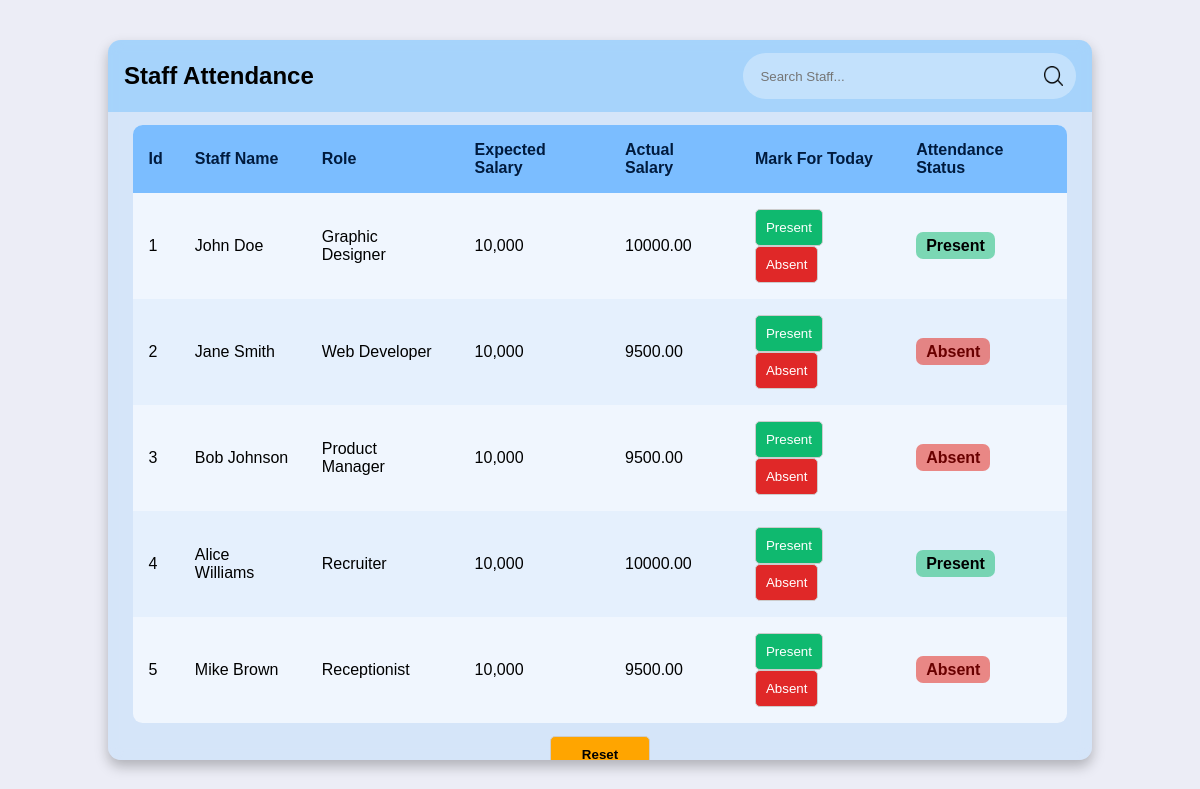
The page / on the database its author committed.
### tables this page shows
CREATE TABLE `staff` (
  `id` int(11) NOT NULL,
  `name` varchar(255) NOT NULL,
  `pay` decimal(10,2) NOT NULL,
  `role` text NOT NULL,
  `present` int(11) DEFAULT NULL,
  `yesterday` int(11) DEFAULT NULL,
  `today` int(11) DEFAULT NULL,
  `date` date NOT NULL DEFAULT current_timestamp()
);

### index.php (the view, shortened to what this page needs)
<?php
include './connection.php';
$sql = "SELECT id, name, role, pay, present FROM staff";
$stmt = $conn->prepare($sql);
$stmt->execute();
$stmt->bind_result($id, $name, $role, $pay, $present);
?>
<!DOCTYPE html>
<html>
<head>
    <link rel="stylesheet" href="style.css">
</head>
<body>
    <main class="table">
        <section class="table__header">
            <h1>Staff Attendance</h1>
            <div class="input-group">
                <input type="search" placeholder="Search Staff...">
                <img src="images/search.png" alt="">
            </div>
        </section>
        <section class="table__body">
            <table>
                <thead>
                    <tr>
                        <th> Id</th>
                        <th> Staff Name</th>
                        <th> Role</th>
                        <th> Expected Salary </th>
                        <th> Actual Salary  </th>
                        <th> Mark for today </th>
                        <th> Attendance Status </th>
                    </tr>
                </thead>
                <tbody>
                    <?php
                    while ($stmt->fetch()) {
                        echo "<tr>";
                        echo "<td>" . $id . "</td>";
                        echo "<td>" . $name . "</td>";
                        echo "<td>" . $role . "</td>";
                        echo "<td>10,000</td>";
                        echo "<td>" . $pay . "</td>";
                        echo "<td>
                                <button onclick='present(" . $id . ")' class='btn prt'>Present</button>
                                <button onclick='absent(" . $id . ")' class='btn abt'>Absent</button>
                            </td>";
                        echo "<td>";
                        echo $present == '1' ? '<b class="success">Present</b>' : ($present == '0' ? '<b class="error">Absent</b>' : 'Not marked for today');
                        echo "</td>";
                        echo "</tr>";
                    }
                    ?>
                </tbody>
            </table>
        </section>
        <div style="text-align: center;">
            <button class="btn" style="text-align: center; width: 100px; background: orange; font-weight: bold" onclick="resetData()">Reset</button>
        </div>
    </main>
</body>
</html>

### style.css (style rules this page uses)
* { margin: 0; padding: 0; box-sizing: border-box; font-family: sans-serif; }
body { min-height: 100vh; background: #ecedf6; display: flex; justify-content: center; align-items: center; }
main.table { width: 82vw; height: 90vh; background-color: #a9d6ff55; backdrop-filter: blur(7px); box-shadow: 0 .4rem .8rem rgba(0, 0, 0, 0.254); border-radius: .8rem; overflow: hidden; }
.table__header { width: 100%; height: 10%; background-color: rgba(36, 160, 255, 0.267); padding: .8rem 1rem; display: flex; justify-content: space-between; align-items: center; }
.table__header .input-group { width: 35%; height: 100%; background-color: #fff5; padding: 0 .8rem; border-radius: 2rem; display: flex; justify-content: center; align-items: center; transition: .2s; }
.table__header .input-group img { width: 1.2rem; height: 1.2rem; }
.table__header .input-group input { width: 100%; padding: 0 .5rem 0 .3rem; background-color: transparent; border: none; outline: none; }
.table__body { width: 95%; max-height: calc(89% - 1.6rem); background-color: #fafdffbb; margin: .8rem auto; border-radius: .6rem; overflow: auto; overflow: overlay; }
table { width: 100%; }
table, th, td { border-collapse: collapse; padding: 1rem; text-align: left; }
thead th { position: sticky; top: 0; left: 0; background-color: #7bbdfffe; color: #001b3e; cursor: pointer; text-transform: capitalize; }
tbody tr:nth-child(even) { background-color: #057ee70b; }
tbody tr { --delay: .1s; transition: .5s ease-in-out var(--delay), background-color 0s; }
tbody tr td, tbody tr td p, tbody tr td img { transition: .2s ease-in-out; }
.btn { padding: 10px; border-radius:5px; border:1px solid #ccc; cursor: pointer; }
.prt { background-color: #0fb96f; color: #ffffff; }
.abt { background-color: #e02828; color: #ffffff; }
.error, .success { padding: 5px 10px; border-radius: 7px; }
.error { background: #e21f1283; color: #690000; }
.success { background: #0fb96f84; color: rgb(6, 103, 61)f; }

### rows shown on the page
staff: id "1", name "John Doe", role "Graphic Designer", pay "10000.00", present "Present"
staff: id "2", name "Jane Smith", role "Web Developer", pay "9500.00", present "Absent"
staff: id "3", name "Bob Johnson", role "Product Manager", pay "9500.00", present "Absent"
staff: id "4", name "Alice Williams", role "Recruiter", pay "10000.00", present "Present"
staff: id "5", name "Mike Brown", role "Receptionist", pay "9500.00", present "Absent"
